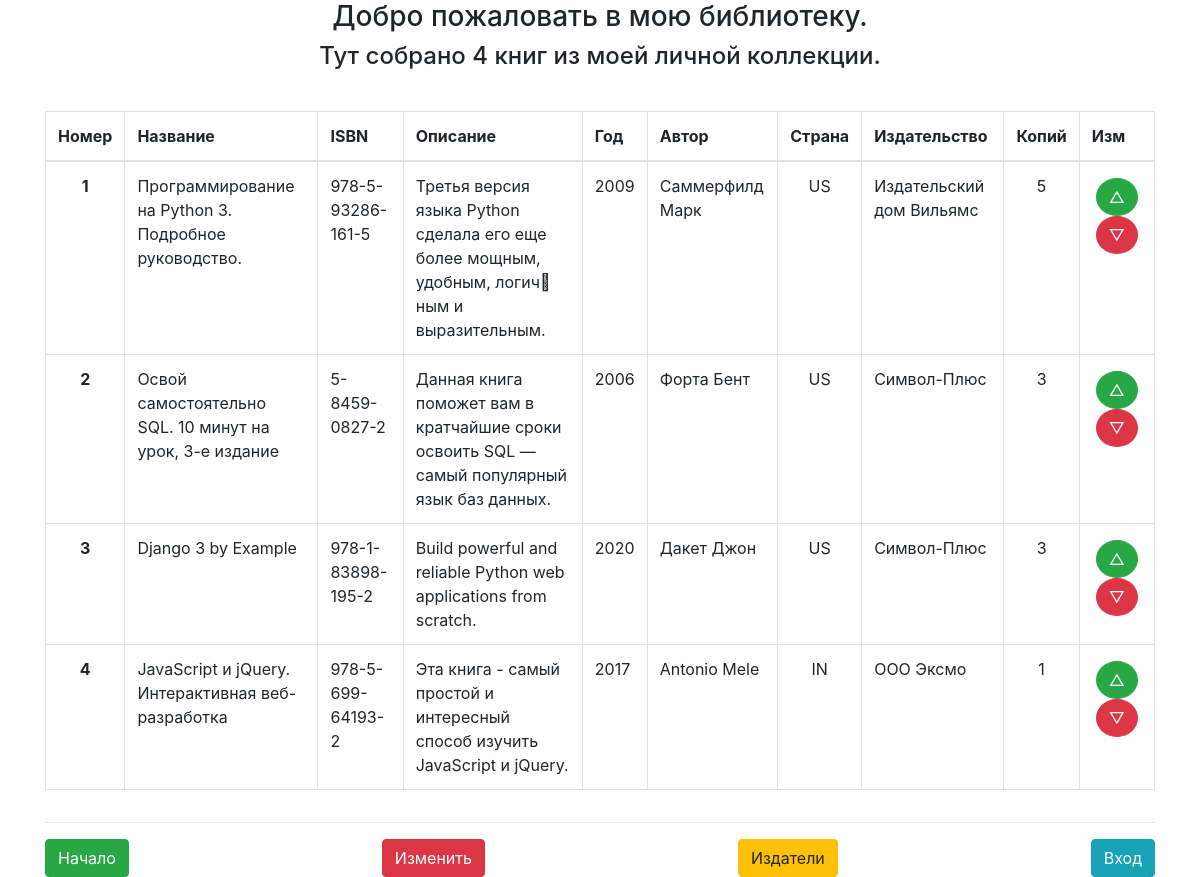
The app's page /index/ with its own data.
### p_library/models.py (models this page shows, shortened)
class Book(models.Model):
    ISBN = models.CharField(max_length=13)
    title = models.TextField()
    description = models.TextField()
    year_release = models.SmallIntegerField()
    copy_count = models.SmallIntegerField(default=1)
    price = models.DecimalField(default=1, decimal_places=2, max_digits=10)
    author = models.ForeignKey(Author, on_delete = models.CASCADE)
    publisher = models.ForeignKey(Publisher, on_delete = models.CASCADE)

class Author(models.Model):
    full_name = models.TextField()
    birth_year = models.SmallIntegerField()
    country = models.CharField(max_length=2)

class Publisher(models.Model):
    name = models.TextField()
    description = models.TextField()
    found_date = models.SmallIntegerField()
    property_type = models.TextField(default="private")
    rating = models.SmallIntegerField(default=0)

### p_library/views.py (the view)
# urls.py: path('index/',views.index),
def index(request):
    template = loader.get_template('index.html')
    books = Book.objects.all()
    biblio_data = {
        "title":"мою библиотеку",
        "books":books,
        "rng3": [i for i in range(100)]
    }
    return HttpResponse(template.render(biblio_data,request))

### p_library/templates/index.html (shortened to what this page needs)
{% extends 'base.html' %}
{% block content %}
    <h3>Добро пожаловать в {{ title }}. </h3>
    <h4>Тут собрано {{ books|length }} книг из моей личной коллекции.</h4>
    <table class="table table-bordered">
        <thead>
            <tr>
                <th scope="col">Номер</td>
                <th scope="col">Название</td>
                <th scope="col">ISBN</td>
                <th scope="col">Описание</td>
                <th scope="col">Год</td>
                <th scope="col">Автор</td>
                <th scope="col">Страна</td>
                <th scope="col">Издательство</td>
                <th scope="col">Копий</td>
                <th scope="col">Изм</td>
            </tr>
        </thead>
        <tbody>
        {% for book in books %}
        <tr>
            <th class="text-center" scope="cell">{{ forloop.counter }}</td>
            <td>{{ book.title }}</td>
            <td>{{ book.ISBN }}</td>
            <td>{{ book.description }}</td>
            <td>{{ book.year_release }}</td>
            <td>{{ book.author.full_name }}</td>
            <td class="text-center">{{ book.author.country }}</td>
            <td >{{ book.publisher.name }}</td>
            <td class="text-center">{{ book.copy_count }}</td>
            <td>
                <div class="d-flex flex-column align-items-center p-1">
                    <form action="/index/book_increment/" method="post" enctype="multipart/form-data">
                        <input class="btn btn-success rounded-circle" type="submit" value="&#9651;" />
                    </form>
                    <form action="/index/book_decrement/" method="post" enctype="multipart/form-data">
                        <input class="btn btn-danger rounded-circle" type="submit" value="&#9661;" />
                    </form>
                </div>
            </td>
        </tr>
         {% endfor %}
        </tbody>
    </table>
{% endblock %}

### p_library/templates/base.html (shortened to what this page needs)
<!doctype html>
{% load static %}
<html lang="en">
  <head>
    <link rel="stylesheet" href="{% static 'css/bootstrap.min.css' %}">
  </head>
  <body>
  <div class="container">
    <div class="d-flex flex-column align-items-center">
    {% block content %}
    {% endblock %}
    </div>
    <hr>
    <div class="d-flex justify-content-between ">
        <a href="/" class="btn btn-success">Начало</a>
        <a href="/index/" class="btn btn-danger">Изменить</a>
        <a href="/publishers" class="btn btn-warning">Издатели</a>
        <a href="/admin/" class="btn btn-info">Вход</a>
    </div>
  </div>
  </body>
</html>

### records on screen
Book: title "Программирование на Python 3. Подробное руководство.", ISBN "978-5-93286-161-5", description "Третья версия языка Python сделала его еще более мощным, удобным, логич􏰀 ным и выразительным.", year_release "2009", author.full_name "Саммерфилд Марк", author.country "US", publisher.name "Издательский дом Вильямс", copy_count "5"
Book: title "Освой самостоятельно SQL. 10 минут на урок, 3-е издание", ISBN "5-8459-0827-2", description "Данная книга поможет вам в кратчайшие сроки освоить SQL — самый популярный язык баз данных.", year_release "2006", author.full_name "Форта Бент", author.country "US", publisher.name "Символ-Плюс", copy_count "3"
Book: title "Django 3 by Example", ISBN "978-1-83898-195-2", description "Build powerful and reliable Python web applications from scratch.", year_release "2020", author.full_name "Дакет Джон", author.country "US", publisher.name "Символ-Плюс", copy_count "3"
Book: title "JavaScript и jQuery. Интерактивная веб-разработка", ISBN "978-5-699-64193-2", description "Эта книга - самый простой и интересный способ изучить JavaScript и jQuery.", year_release "2017", author.full_name "Antonio Mele", author.country "IN", publisher.name "ООО Эксмо", copy_count "1"

### other values on screen
{{ title }} "мою библиотеку"
{{ books|length }} "4"
